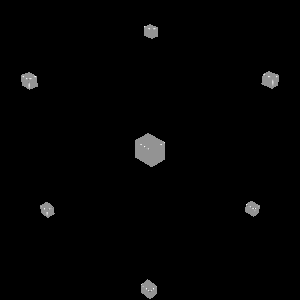

This figure's Python source:
#!/usr/bin/env python

# Demonstrate vtkPointOccupancyFilter and vtkMaskPointsFilter by creating
# nine extreme points, generating an occupancy mask volume, thresholding
# occupied voxels, and rendering the surface.

# Factory overrides
import vtkmodules.vtkInteractionStyle  # noqa: F401
import vtkmodules.vtkRenderingFreeType  # noqa: F401
import vtkmodules.vtkRenderingOpenGL2  # noqa: F401

from vtkmodules.vtkCommonCore import (
    vtkMath,
    vtkPoints,
)
from vtkmodules.vtkCommonDataModel import vtkPolyData
from vtkmodules.vtkFiltersCore import vtkThreshold
from vtkmodules.vtkFiltersModeling import vtkOutlineFilter
from vtkmodules.vtkFiltersPoints import (
    vtkMaskPointsFilter,
    vtkPointOccupancyFilter,
)
from vtkmodules.vtkRenderingCore import (
    vtkActor,
    vtkDataSetMapper,
    vtkPolyDataMapper,
    vtkRenderWindow,
    vtkRenderWindowInteractor,
    vtkRenderer,
)

# Parameters
res = 15
math = vtkMath()
math.RandomSeed(31415)

# Nine extreme points
point_positions = vtkPoints()
point_positions.SetNumberOfPoints(9)
point_positions.SetPoint(0, 0, 0, 0)
point_positions.SetPoint(1, -1, -1, -1)
point_positions.SetPoint(2, 1, -1, -1)
point_positions.SetPoint(3, -1, 1, -1)
point_positions.SetPoint(4, 1, 1, -1)
point_positions.SetPoint(5, -1, -1, 1)
point_positions.SetPoint(6, 1, -1, 1)
point_positions.SetPoint(7, -1, 1, 1)
point_positions.SetPoint(8, 1, 1, 1)

point_data = vtkPolyData()
point_data.SetPoints(point_positions)

# Generate occupancy mask
occupancy_filter = vtkPointOccupancyFilter()
occupancy_filter.SetInputData(point_data)
occupancy_filter.SetSampleDimensions(res, res + 2, res + 4)
occupancy_filter.SetOccupiedValue(255)

# Outline
outline = vtkOutlineFilter()
outline.SetInputConnection(occupancy_filter.GetOutputPort())

outline_mapper = vtkPolyDataMapper()
outline_mapper.SetInputConnection(outline.GetOutputPort())

outline_actor = vtkActor()
outline_actor.SetMapper(outline_mapper)

# Threshold to show occupied voxels
surface = vtkThreshold()
surface.SetInputConnection(occupancy_filter.GetOutputPort())
surface.SetThresholdFunction(vtkThreshold.THRESHOLD_UPPER)
surface.SetUpperThreshold(1.0)
surface.AllScalarsOff()

surface_mapper = vtkDataSetMapper()
surface_mapper.SetInputConnection(surface.GetOutputPort())
surface_mapper.ScalarVisibilityOff()

surface_actor = vtkActor()
surface_actor.SetMapper(surface_mapper)

# Mask points filter
mask_points = vtkMaskPointsFilter()
mask_points.SetInputData(point_data)
mask_points.SetMaskConnection(occupancy_filter.GetOutputPort())
mask_points.GenerateVerticesOn()

points_mapper = vtkPolyDataMapper()
points_mapper.SetInputConnection(mask_points.GetOutputPort())

points_actor = vtkActor()
points_actor.SetMapper(points_mapper)
points_actor.GetProperty().SetPointSize(3)
points_actor.GetProperty().SetColor(0, 1, 0)

# Renderer
renderer = vtkRenderer()
renderer.AddActor(surface_actor)
renderer.SetBackground(0, 0, 0)

# Window
render_window = vtkRenderWindow()
render_window.AddRenderer(renderer)
render_window.SetSize(300, 300)
render_window.SetWindowName("occupancy filter")

# Scene
camera = renderer.GetActiveCamera()
camera.SetFocalPoint(0, 0, 0)
camera.SetPosition(1, 1, 1)
renderer.ResetCamera()

# Interactor
interactor = vtkRenderWindowInteractor()
interactor.SetRenderWindow(render_window)

interactor.Initialize()
interactor.Start()
